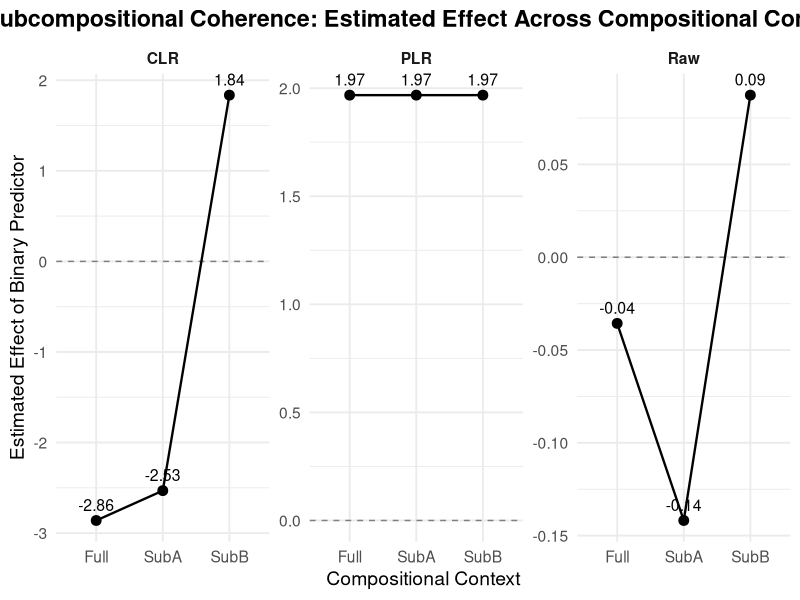
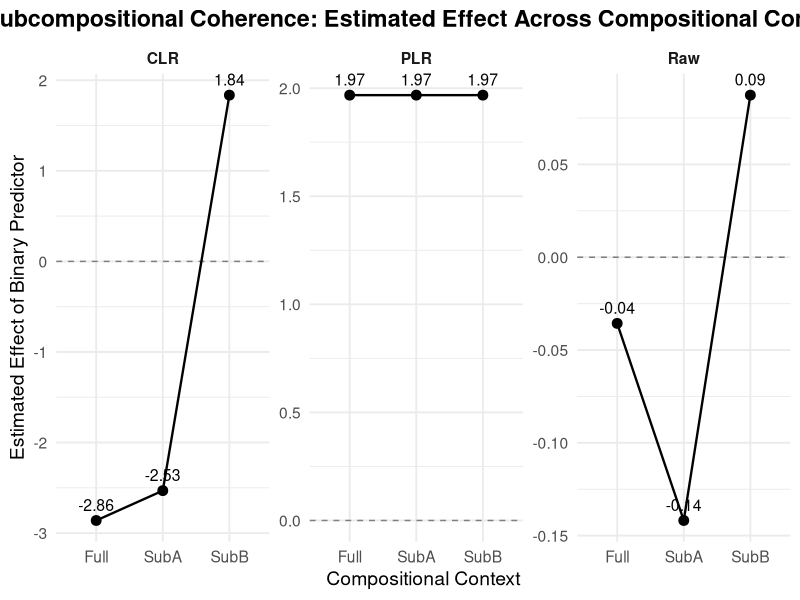

Write the R code that produced these figures, in order.
# =============================================================================
# Compositional Methods in Ionomic Data Analysis — Subcompositional Coherence
# Master's Report | Oklahoma State University, April 2026
# Author: Miriam Tenkorang | Supervisor: Dr. Pratyaydipta Rudra
# =============================================================================
# PURPOSE:
#   Demonstrates subcompositional coherence — the property that results should
#   remain consistent when a subset of components is analyzed rather than the
#   full composition. Shows that Raw and CLR violate this property while
#   pairwise log-ratios (PLR) preserve it.
#
#   Fully self-contained: no external data required.
#
# REPRODUCES:
#   - Table 4.2  : Estimated effect of binary predictor under Full, SubA, SubB
#                  compositions, for Raw, CLR, and PLR methods
#   - Figure 4.3 : Graphical display of subcompositional coherence
#
# OUTPUT:
#   - table_4_2_subcomp_results.csv
#   - figure_4_3_subcomp_coherence.png
# =============================================================================

library(ggplot2)
library(dplyr)

set.seed(42)


# =============================================================================
# 1. SIMULATION SETUP
# =============================================================================

n          <- 500          # number of observations
D          <- 25           # number of compositional components (C1, ..., C25)
kappa      <- 80           # Dirichlet concentration parameter
comp_names <- paste0("C", 1:D)

# Baseline log-scale parameters (intercept-only, equal for all components)
alpha <- rep(0, D)

# Effect vector: strong effect on C2–C20, weak effect on C1, none on C21–C25
# This structure creates two natural subcompositions for comparison:
#   SubA = {C1, C2, C3, C4, C5, C25}  — mixes strong and weak effects
#   SubB = {C1, C21, C22, C23, C24, C25}  — mixes weak and null effects
beta <- c(0.5, rep(3.0, 19), rep(0.0, 5))

# Binary predictor
X <- rbinom(n, size = 1, prob = 0.5)


# =============================================================================
# 2. GENERATE COMPOSITIONAL DATA
# =============================================================================

# Compute row-specific mean compositions under the log-linear model
eta_mat     <- outer(X, beta) + matrix(alpha, nrow = n, ncol = D, byrow = TRUE)
exp_eta_mat <- exp(eta_mat)
P           <- exp_eta_mat / rowSums(exp_eta_mat)

# Dirichlet sampler via normalized gamma draws
rdirichlet_simple <- function(alpha_vec) {
  z <- rgamma(length(alpha_vec), shape = alpha_vec, rate = 1)
  z / sum(z)
}

comp <- t(sapply(seq_len(n), function(i) rdirichlet_simple(kappa * P[i,])))
colnames(comp) <- comp_names

stopifnot(max(abs(rowSums(comp) - 1)) < 1e-9)


# =============================================================================
# 3. DEFINE COMPOSITIONAL CONTEXTS
# =============================================================================
# Each context represents a different subset of components that could be
# analyzed if a researcher focuses on a subgroup of elements.

idx_full <- 1:25                          # full 25-component composition
idx_subA <- c(1, 2, 3, 4, 5, 25)         # strong-effect-dominated subset
idx_subB <- c(1, 21, 22, 23, 24, 25)     # weak/null-effect subset


# =============================================================================
# 4. ANALYSIS TARGET FUNCTIONS
# =============================================================================
# For each method, compute the response value for component C1 after reclosing
# to the selected subset of components.

# Raw proportion of C1 within the selected composition
raw_prop_C1 <- function(mat, idx) {
  sub           <- mat[, idx, drop = FALSE]
  sub_reclosed  <- sub / rowSums(sub)
  sub_reclosed[, which(idx == 1)]
}

# CLR-transformed value of C1 within the selected composition
clr_C1 <- function(mat, idx) {
  sub          <- mat[, idx, drop = FALSE]
  sub_reclosed <- sub / rowSums(sub)
  log_sub      <- log(sub_reclosed)
  clr_sub      <- log_sub - rowMeans(log_sub)
  clr_sub[, which(idx == 1)]
}

# Pairwise log-ratio log(C1 / C25)
# This ratio is invariant to the choice of subcomposition — that is the key
# property being demonstrated. It remains the same regardless of which other
# components are included.
plr_C1_C25 <- function(mat, idx = NULL) {
  if (is.null(idx)) {
    return(log(mat[, 1]) - log(mat[, 25]))
  }
  sub         <- mat[, idx, drop = FALSE]
  sub_reclosed <- sub / rowSums(sub)
  pos1  <- which(idx == 1)
  pos25 <- which(idx == 25)
  log(sub_reclosed[, pos1]) - log(sub_reclosed[, pos25])
}


# =============================================================================
# 5. COMPUTE RESPONSE VARIABLES IN EACH CONTEXT
# =============================================================================

y_raw_full <- raw_prop_C1(comp, idx_full)
y_raw_subA <- raw_prop_C1(comp, idx_subA)
y_raw_subB <- raw_prop_C1(comp, idx_subB)

y_clr_full <- clr_C1(comp, idx_full)
y_clr_subA <- clr_C1(comp, idx_subA)
y_clr_subB <- clr_C1(comp, idx_subB)

y_plr_full <- plr_C1_C25(comp)
y_plr_subA <- plr_C1_C25(comp, idx_subA)
y_plr_subB <- plr_C1_C25(comp, idx_subB)

# Verify PLR invariance numerically (differences should be essentially zero)
cat("Max |PLR_full - PLR_subA|:", max(abs(y_plr_full - y_plr_subA)), "\n")
cat("Max |PLR_full - PLR_subB|:", max(abs(y_plr_full - y_plr_subB)), "\n\n")


# =============================================================================
# 6. FIT LINEAR MODELS
# =============================================================================
# The coefficient of X from each model is the estimated effect reported in Table 4.2.

m_raw_full <- lm(y_raw_full ~ X); m_raw_subA <- lm(y_raw_subA ~ X); m_raw_subB <- lm(y_raw_subB ~ X)
m_clr_full <- lm(y_clr_full ~ X); m_clr_subA <- lm(y_clr_subA ~ X); m_clr_subB <- lm(y_clr_subB ~ X)
m_plr_full <- lm(y_plr_full ~ X); m_plr_subA <- lm(y_plr_subA ~ X); m_plr_subB <- lm(y_plr_subB ~ X)


# =============================================================================
# 7. TABLE 4.2
# =============================================================================

get_slope <- function(model) coef(model)[["X"]]

table_4_2 <- data.frame(
  Method = c("Raw", "CLR", "PLR"),
  Full   = c(get_slope(m_raw_full), get_slope(m_clr_full), get_slope(m_plr_full)),
  SubA   = c(get_slope(m_raw_subA), get_slope(m_clr_subA), get_slope(m_plr_subA)),
  SubB   = c(get_slope(m_raw_subB), get_slope(m_clr_subB), get_slope(m_plr_subB))
) %>%
  mutate(across(where(is.numeric), ~ round(.x, 3)))

# ---- TABLE 4.2 OUTPUT ----
print(table_4_2)
write.csv(table_4_2, "table_4_2_subcomp_results.csv", row.names = FALSE)
cat("Table 4.2 saved to table_4_2_subcomp_results.csv\n")


# =============================================================================
# 8. FIGURE 4.3 — SUBCOMPOSITIONAL COHERENCE PLOT
# =============================================================================
# Lines connecting Full, SubA, SubB show how each method's estimate changes
# (or doesn't) when the compositional context changes.
# PLR line is flat — this is subcompositional coherence.

figure_4_3_df <- data.frame(
  Method      = rep(c("Raw", "CLR", "PLR"), each = 3),
  Composition = rep(c("Full", "SubA", "SubB"), times = 3),
  Estimate    = c(
    get_slope(m_raw_full), get_slope(m_raw_subA), get_slope(m_raw_subB),
    get_slope(m_clr_full), get_slope(m_clr_subA), get_slope(m_clr_subB),
    get_slope(m_plr_full), get_slope(m_plr_subA), get_slope(m_plr_subB)
  )
) %>%
  mutate(Composition = factor(Composition, levels = c("Full", "SubA", "SubB")))

fig_4_3 <- ggplot(figure_4_3_df,
                  aes(x = Composition, y = Estimate, group = 1)) +
  geom_hline(yintercept = 0, linetype = "dashed", color = "gray50") +
  geom_line(linewidth = 0.8) +
  geom_point(size = 3) +
  geom_text(aes(label = round(Estimate, 2)), vjust = -0.8, size = 4) +
  facet_wrap(~ Method, nrow = 1, scales = "free_y") +
  labs(title = "Subcompositional Coherence: Estimated Effect Across Compositional Contexts",
       x = "Compositional Context",
       y = "Estimated Effect of Binary Predictor") +
  theme_minimal(base_size = 14) +
  theme(strip.text    = element_text(face = "bold"),
        plot.title    = element_text(face = "bold", hjust = 0.5))

# ---- FIGURE 4.3 OUTPUT ----
print(fig_4_3)
ggsave("figure_4_3_subcomp_coherence.png", fig_4_3, width = 10, height = 4.5, dpi = 300)
cat("Figure 4.3 saved to figure_4_3_subcomp_coherence.png\n")
